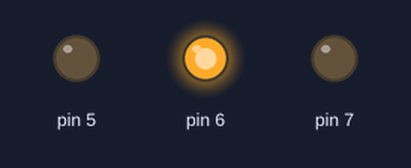
A sketch run on a simulated Arduino Uno, built with avr-gcc and run on an emulated ATmega328P. Parts: output pins drawn as LEDs (lit = HIGH).

Above: at 0.1 s.
Timing chart, 0 to 1.6 s (numbered marks = the images above):
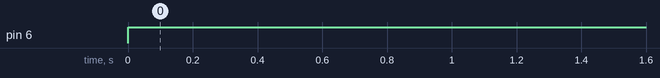

Measured:
- by itself, pin 6: LOW → HIGH at 0.00 s

The sketch:

sensorBoard_v1.ino
```cpp
// Sensor Board Sketch for Arduino DUE in Temple University 2014 Lunabot

#define NUM_SENSORS 5

byte outputByte = (byte)0;


int lowAndHighValuesForEachSensor[5][2] =
{ {200, 700},  // IR Sensor 0
  {200, 700},   // IR Sensor 1
  {200, 700},   // IR Sensor 2
  {200, 700},   // IR Sensor 3
  {200, 700}
};   // Hall Effect Sensor

boolean raiseBeaconPoleBool = false;

void setup() {
  // put your setup code here, to run once:
  Serial.begin(9600);
  pinMode(7, OUTPUT);
  pinMode(6, OUTPUT);
  pinMode(5, OUTPUT);


  digitalWrite(7, LOW);
  digitalWrite(6, LOW);
  digitalWrite(5, LOW);
}

void loop() {
  // put your main code here, to run repeatedly:
  readIncomingBeaconPoleData();
  actuateIncomingBeaconPoleData();
}


void readSensorData() {
  int twoPow = 1;
  outputByte = (byte) 0;
  for (int i = 0; i < 8; i++) {
    if (i < NUM_SENSORS) {
      // this is within the range of valid sensors
      if (obstacleAtGivenSensor(i)) {
        outputByte += (byte) twoPow;
      } // end of if
    } // end of if
    twoPow *= 2;
  } // end of for loop
} // end of readSensorData Method

void transmitSensorData() {
  Serial.write(outputByte);
}  // end of transmitSensorData Method


// This function reads information off of the serial line and determines whether
// the beacon pole should be raised or lowered
void readIncomingBeaconPoleData() {
  if (Serial.available()) {
    if (Serial.read() == (byte)1) {
      // we should lower the beacon pole
      raiseBeaconPoleBool = true;
    } else {
      // we should raise the beacon pole
      raiseBeaconPoleBool = false;
    } // end of if - else
  } // end of if
} // end of readIncomingBeaconPoleData Method

void actuateIncomingBeaconPoleData() {
  if (raiseBeaconPoleBool){
    raiseBeaconPole();
  } else {
    lowerBeaconPole();
  } // end of if - else
} // end of actuateIncomingBeaconPoleData method

void raiseBeaconPole() {
    digitalWrite(7, LOW);
    digitalWrite(6, LOW);  // high to go down
    digitalWrite(5, HIGH);   // high to go up
} // end of raiseBeaconPole Method

void lowerBeaconPole() {
    digitalWrite(7, LOW);
    digitalWrite(6, HIGH);  // high to go down
    digitalWrite(5, LOW);   // high to go up
} // end of lowerBeaconPole method


boolean obstacleAtGivenSensor(int sensorNum) {
  int value = analogRead(sensorNum);
  if (value < lowAndHighValuesForEachSensor[sensorNum][0] ||
      value > lowAndHighValuesForEachSensor[sensorNum][1]) {
    return true;
  } else {
    return false;
  } // end of if - else
}// end of obstacleAtGivenSensor method
```
